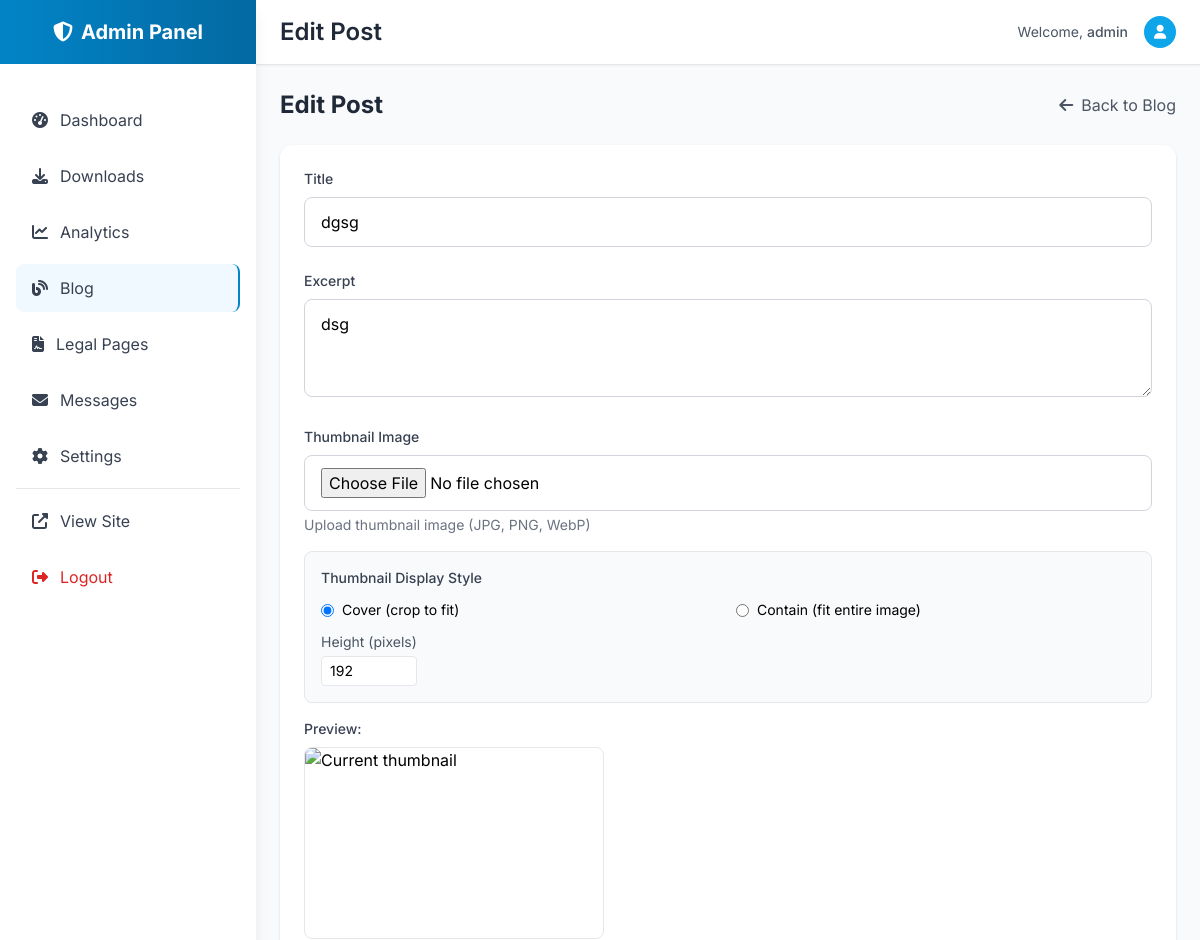
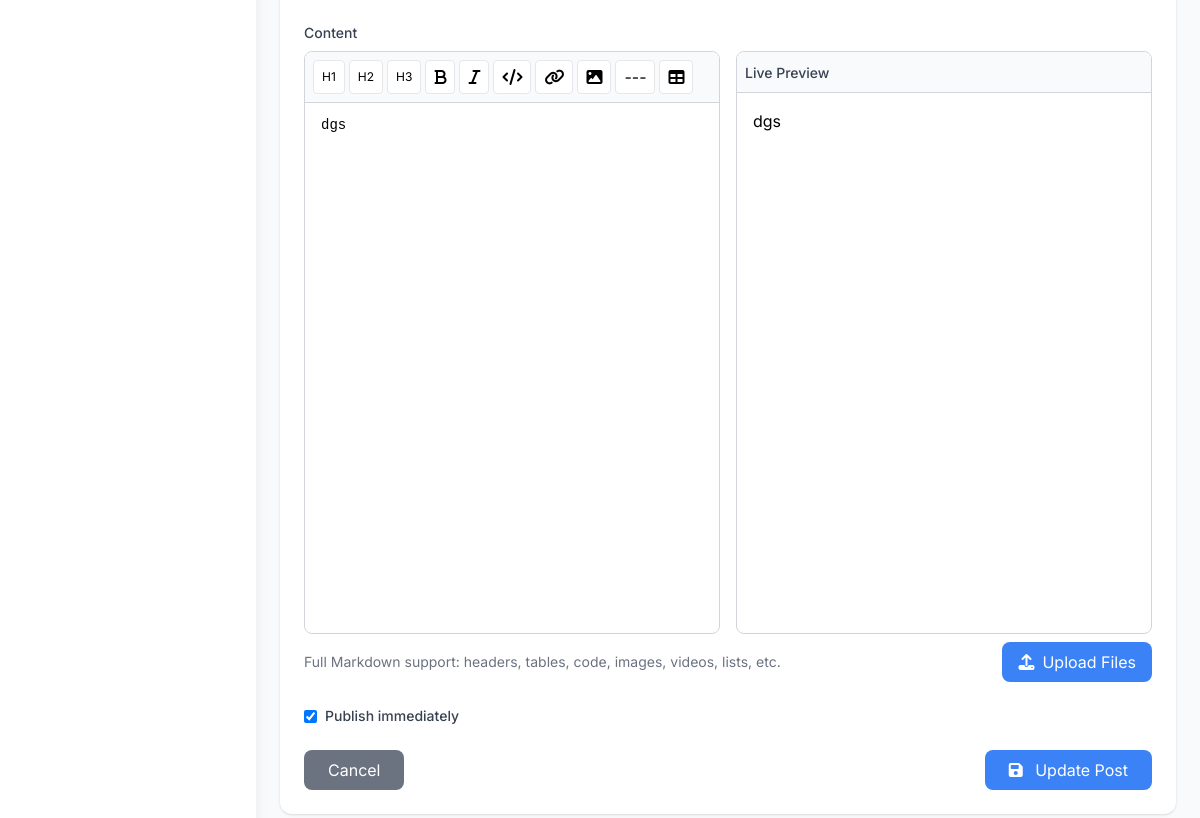
The app's page /admin/blog/edit/9 (signed in) with its own data (2 pictures, top to bottom).
### utils.py (models this page shows)
class Blog(db.Model):
    __tablename__ = 'blogs'
    id = Column(Integer, primary_key=True)
    title = Column(String(200), nullable=False)
    slug = Column(String(200), nullable=False, unique=True)
    content = Column(db.Text, nullable=False)  # Processed HTML
    raw_content = Column(db.Text, nullable=False)  # Original markdown
    excerpt = Column(String(300))
    thumbnail_data = Column(db.LargeBinary)
    thumbnail_mime_type = Column(String(100))
    thumbnail_style = Column(String(20), default='cover')
    thumbnail_height = Column(Integer, default=192)
    published = Column(db.Boolean, default=False)
    created_at = Column(DateTime, default=datetime.utcnow)
    updated_at = Column(DateTime, default=datetime.utcnow, onupdate=datetime.utcnow)

### admin.py (the view, shortened to what this page needs)
@app.route('/admin/blog/edit/<int:blog_id>', methods=['GET', 'POST'])
@admin_required
def admin_blog_edit(blog_id):
    blog = Blog.query.get_or_404(blog_id)
    return render_template('admin/blog_form.html', blog=blog)

### admin.py (called while the page is built)
def admin_required(f):
    @wraps(f)
    def decorated_function(*args, **kwargs):
        if not session.get('admin_logged_in'):
            return redirect(url_for('admin_login'))
        return f(*args, **kwargs)
    return decorated_function

### templates/admin/blog_form.html (shortened to what this page needs)
{% extends "admin/base.html" %}
{% block page_title %}{% if blog %}Edit Post{% else %}New Post{% endif %}{% endblock %}
{% block content %}
<div class="max-w-4xl mx-auto">
    <div class="flex items-center justify-between mb-6">
        <div>
            <h2 class="text-2xl font-bold text-gray-800">
                {% if blog %}Edit Post{% else %}Create New Post{% endif %}
            </h2>
        </div>
        <a href="{{ url_for('admin_blog') }}" class="text-gray-600 hover:text-gray-800">
            <i class="fas fa-arrow-left mr-2"></i>Back to Blog
        </a>
    </div>
    <form method="POST" enctype="multipart/form-data" class="bg-white rounded-xl shadow p-6">
        <div class="mb-6">
            <label for="title" class="block text-sm font-medium text-gray-700 mb-2">Title</label>
            <input type="text" id="title" name="title" required
                   value="{% if blog %}{{ blog.title }}{% endif %}"
                   class="w-full px-4 py-3 border border-gray-300 rounded-lg focus:border-blue-500 focus:ring-2 focus:ring-blue-200"
                   placeholder="Enter blog post title">
        </div>
        <div class="mb-6">
            <label for="excerpt" class="block text-sm font-medium text-gray-700 mb-2">Excerpt</label>
            <textarea id="excerpt" name="excerpt" rows="3"
                      class="w-full px-4 py-3 border border-gray-300 rounded-lg focus:border-blue-500 focus:ring-2 focus:ring-blue-200"
                      placeholder="Brief description (optional)">{% if blog %}{{ blog.excerpt }}{% endif %}</textarea>
        </div>
        <div class="mb-6">
            <label for="thumbnail" class="block text-sm font-medium text-gray-700 mb-2">Thumbnail Image</label>
            <input type="file" id="thumbnail" name="thumbnail" accept="image/*"
                   class="w-full px-4 py-3 border border-gray-300 rounded-lg focus:border-blue-500 focus:ring-2 focus:ring-blue-200">
            <p class="text-sm text-gray-500 mt-1">Upload thumbnail image (JPG, PNG, WebP)</p>
            <div class="mt-4 p-4 border border-gray-200 rounded-lg bg-gray-50">
                <h4 class="text-sm font-medium text-gray-700 mb-3">Thumbnail Display Style</h4>
                <div class="grid grid-cols-2 gap-4">
                    <label class="flex items-center">
                        <input type="radio" name="thumbnail_style" value="cover" {% if not blog or blog.thumbnail_style == 'cover' %}checked{% endif %} class="mr-2">
                        <span class="text-sm">Cover (crop to fit)</span>
                    </label>
                    <label class="flex items-center">
                        <input type="radio" name="thumbnail_style" value="contain" {% if blog and blog.thumbnail_style == 'contain' %}checked{% endif %} class="mr-2">
                        <span class="text-sm">Contain (fit entire image)</span>
                    </label>
                </div>
                <div class="mt-3">
                    <label class="block text-sm text-gray-600 mb-1">Height (pixels)</label>
                    <input type="number" name="thumbnail_height" value="{% if blog and blog.thumbnail_height %}{{ blog.thumbnail_height }}{% else %}192{% endif %}"
                           min="100" max="500" class="w-24 px-2 py-1 border rounded text-sm">
                </div>
            </div>
            {% if blog and blog.thumbnail_data %}
            <div class="mt-4">
                <p class="text-sm font-medium text-gray-700 mb-2">Preview:</p>
                <div class="border rounded-lg overflow-hidden" style="height: {{ blog.thumbnail_height or 192 }}px; width: 300px;">
                    <img src="/blog-thumbnail/{{ blog.id }}" alt="Current thumbnail"
                         class="w-full h-full object-{{ blog.thumbnail_style or 'cover' }}">
                </div>
            </div>
            {% endif %}
        </div>
        <div class="mb-6">
            <label for="content" class="block text-sm font-medium text-gray-700 mb-2">Content</label>
            <div class="grid grid-cols-1 lg:grid-cols-2 gap-4">
                <div class="border border-gray-300 rounded-lg overflow-hidden">
                    <div id="toolbar" class="bg-gray-50 border-b border-gray-300 p-2 flex flex-wrap gap-1">
                        <button type="button" onclick="formatText('h1')" class="px-2 py-1 bg-white border rounded hover:bg-gray-100 text-xs" title="H1">H1</button>
                        <button type="button" onclick="formatText('h2')" class="px-2 py-1 bg-white border rounded hover:bg-gray-100 text-xs" title="H2">H2</button>
                        <button type="button" onclick="formatText('h3')" class="px-2 py-1 bg-white border rounded hover:bg-gray-100 text-xs" title="H3">H3</button>
                        <button type="button" onclick="formatText('bold')" class="px-2 py-1 bg-white border rounded hover:bg-gray-100" title="Bold"><i class="fas fa-bold"></i></button>
                        <button type="button" onclick="formatText('italic')" class="px-2 py-1 bg-white border rounded hover:bg-gray-100" title="Italic"><i class="fas fa-italic"></i></button>
                        <button type="button" onclick="formatText('code')" class="px-2 py-1 bg-white border rounded hover:bg-gray-100" title="Code"><i class="fas fa-code"></i></button>
                        <button type="button" onclick="formatText('link')" class="px-2 py-1 bg-white border rounded hover:bg-gray-100" title="Link"><i class="fas fa-link"></i></button>
                        <label class="px-2 py-1 bg-white border rounded hover:bg-gray-100 cursor-pointer" title="Upload Image">
                            <i class="fas fa-image"></i>
                        </label>
                        <button type="button" onclick="formatText('hr')" class="px-2 py-1 bg-white border rounded hover:bg-gray-100" title="HR">---</button>
                        <button type="button" onclick="formatText('table')" class="px-2 py-1 bg-white border rounded hover:bg-gray-100" title="Table"><i class="fas fa-table"></i></button>
                    </div>
                    <textarea id="content" name="content" rows="25" required
                              class="w-full px-4 py-3 border-0 focus:ring-0 resize-none font-mono text-sm"
                              placeholder="Write your blog post content here using Markdown...">{% if blog %}{{ blog.raw_content }}{% endif %}</textarea>
                </div>
                <div class="border border-gray-300 rounded-lg overflow-hidden">
                    <div class="bg-gray-50 border-b border-gray-300 p-2">
                        <span class="text-sm font-medium text-gray-700">Live Preview</span>
                    </div>
                    <div id="preview" class="p-4 h-96 overflow-y-auto bg-white prose max-w-none"></div>
                </div>
            </div>
            <div class="mt-2 flex justify-between items-center">
                <p class="text-sm text-gray-500">Full Markdown support: headers, tables, code, images, videos, lists, etc.</p>
                <label class="bg-blue-500 text-white px-4 py-2 rounded-lg cursor-pointer hover:bg-blue-600">
                    <i class="fas fa-upload mr-2"></i>Upload Files
                </label>
            </div>
        </div>
        <div class="mb-6">
            <label class="flex items-center">
                <input type="checkbox" name="published" value="1"
                       {% if blog and blog.published %}checked{% endif %}
                       class="rounded border-gray-300 text-blue-600 focus:ring-blue-500">
                <span class="ml-2 text-sm font-medium text-gray-700">Publish immediately</span>
            </label>
        </div>
        <div class="flex items-center justify-between">
            <a href="{{ url_for('admin_blog') }}"
               class="bg-gray-500 text-white px-6 py-2 rounded-lg hover:bg-gray-600 transition-colors">
                Cancel
            </a>
            <button type="submit"
                    class="bg-blue-500 text-white px-6 py-2 rounded-lg hover:bg-blue-600 transition-colors">
                <i class="fas fa-save mr-2"></i>
                {% if blog %}Update Post{% else %}Create Post{% endif %}
            </button>
        </div>
    </form>
</div>
{% endblock %}

### records on screen
Blog: title "dgsg", excerpt "dsg", thumbnail_style "☑ Cover (crop to fit)", thumbnail_style "☐ Contain (fit entire image)", thumbnail_height "192", content "dgs", published "☑"

### other values on screen
{{ session.admin_username }} "admin"
